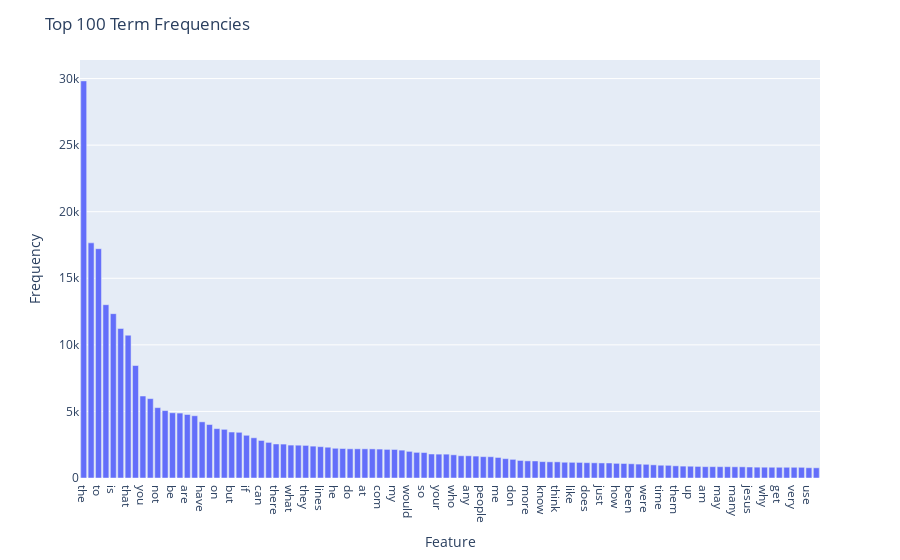

The notebook cell this image was saved under:
### Markdown cell above
### >>> **Exercise 13 (take home):** 
The chart above only contains 300 vocabulary in the documents, and it's already computationally intensive to both compute and visualize. Can you efficiently reduce the number of terms you want to visualize as an exercise.

### Code cell
df = pd.DataFrame(
    {
        "Feature": count_vect.get_feature_names_out(),
        "Frequency": term_frequencies,
    }
)

df = df.sort_values(by="Frequency", ascending=False).head(100)

fig = px.bar(df, x="Feature", y="Frequency")
fig.update_layout(
    title=f"Top 100 Term Frequencies",
)

fig.show()

### Figure 1 — Plotly figure (JSON) as saved in the notebook; plotly's stock layout.template omitted (floating-point values rounded to 4 significant figures)
{"data": [{"alignmentgroup": "True", "hovertemplate": "Feature=%{x}<br>Frequency=%{y}<extra></extra>", "legendgroup": "", "marker": {"color": "#636efa", "pattern": {"shape": ""}}, "name": "", "offsetgroup": "", "orientation": "v", "showlegend": false, "textposition": "auto", "type": "bar", "x": ["the", "of", "to", "and", "is", "in", "that", "it", "you", "for", "not", "this", "be", "from", "are", "edu", "have", "as", "on", "with", "but", "or", "if", "was", "can", "we", "there", "by", "what", "subject", "they", "an", "lines", "one", "he", "god", "do", "organization", "at", "re", "com", "about", "my", "all", "would", "will", "so", "some", "your", "no", "who", "has", "any", "writes", "people", "which", "me", "article", "don", "his", "more", "other", "know", "when", "think", "their", "like", "university", "does", "out", "just", "only", "how", "also", "been", "than", "were", "then", "time", "because", "them", "posting", "up", "had", "am", "should", "may", "these", "many", "say", "jesus", "see", "why", "us", "get", "good", "very", "believe", "use", "such"], "xaxis": "x", "y": [29825, 17660, 17222, 13017, 12343, 11226, 10723, 8447, 6157, 5962, 5285, 5063, 4898, 4877, 4769, 4675, 4218, 4015, 3709, 3655, 3453, 3432, 3208, 3020, 2818, 2674, 2556, 2548, 2472, 2464, 2448, 2393, 2353, 2312, 2232, 2216, 2193, 2192, 2191, 2186, 2172, 2148, 2143, 2093, 2000, 1925, 1912, 1802, 1793, 1791, 1742, 1671, 1669, 1645, 1604, 1599, 1543, 1453, 1400, 1318, 1286, 1278, 1230, 1215, 1213, 1184, 1177, 1170, 1151, 1142, 1130, 1127, 1100, 1090, 1068, 1045, 1028, 989, 959, 952, 914, 892, 885, 870, 852, 851, 850, 850, 841, 840, 825, 814, 811, 808, 806, 805, 805, 803, 772, 766], "yaxis": "y"}], "layout": {"barmode": "relative", "legend": {"tracegroupgap": 0}, "margin": {"t": 60}, "title": {"text": "Top 100 Term Frequencies"}, "xaxis": {"anchor": "y", "domain": [0, 1], "title": {"text": "Feature"}}, "yaxis": {"anchor": "x", "domain": [0, 1], "title": {"text": "Frequency"}}}}
